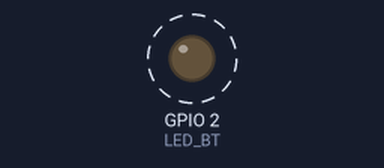
The sketch below on a simulated ESP32. Shown: output pins drawn as LEDs (lit = HIGH). Dashed ring = blinking. Nothing arrives over Bluetooth unless stated; what the sketch prints to the serial monitor is not drawn.

Above: at 0.2 s.
Timing chart, 0 to 3.0 s (numbered marks = the images above):
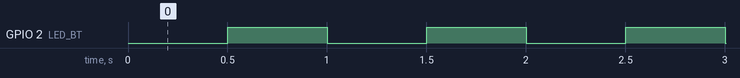

Measured:
- by itself, GPIO 2 (LED_BT): alternates HIGH for 0.50 s and LOW for 0.50 s

The sketch:

BLT_Client.ino
```cpp
/*****************************************************************************************
*     Serial Bluetooth communication between 2 ESP32 boards - OK1TK www.ok1tk.com        *
*                   The CLIENT (SLAVE) part code v1.21 - 01 May 2023                     *
******************************************************************************************/
#include "BluetoothSerial.h"                                                  // BT: Include the Serial bluetooth library
#define LED_BT 2                                                              // BT: Internal LED (or LED on the pin D2) for the connection indication (connected solid/disconnected blinking)
unsigned long previousMillis;                                                 // BT: Variable used for comparing millis counter (LED blinking)
bool ledBtState = false;                                                      // BT: Variable used to chage the indication LED state
bool MasterConnected;                                                         // BT: Variable used to store the current connection state (true=connected/false=disconnected)
String device_name = "ESP32-BT-Slave";                                        // BT: Variable used to store the CLIENT(slave) bluetooth device name
String MACadd = "C4:4F:33:6A:F0:3B";                                          // BT: Variable used to store the CLIENT(slave) bluetooth Mac address; Use your own MAC address

// BT: Bluetooth availabilty check
#if !defined(CONFIG_BT_ENABLED) || !defined(CONFIG_BLUEDROID_ENABLED)
#error Bluetooth is not enabled! Please run make menuconfig to and enable it
#endif
// BT: Serial Bluetooth availabilty check
#if !defined(CONFIG_BT_SPP_ENABLED)
#error Serial Bluetooth not available or not enabled. It is only available for the ESP32 chip.
#endif

BluetoothSerial SerialBT;                                                     // BT: Set the Object SerialBT

// BT: Bt_Status callback function
void Bt_Status (esp_spp_cb_event_t event, esp_spp_cb_param_t *param) {

  if (event == ESP_SPP_SRV_OPEN_EVT) {                                        // BT: Checks if the SPP Server connection is open, the event comes
    Serial.println ("Client Connected");                                      // BT: Write to the serial monitor
    digitalWrite (LED_BT, HIGH);                                              // BT: Turn ON the bluetooth indication LED (solid light)
    MasterConnected = true;                                                   // BT: Set the variable true = SERVER is connected to the CLIENT
  }
  else if (event == ESP_SPP_CLOSE_EVT ) {                                     // BT: Checks if the SPP connection is closed, the event comes
    Serial.println ("Client Disconnected");                                   // BT: Write to the serial monitor
    digitalWrite (LED_BT, LOW);                                               // BT: Turn OFF the bluetooth indication LED
    MasterConnected = false;                                                  // BT: Set the variable false = SERVER connection lost
  }
}

void setup() {
  pinMode(LED_BT,OUTPUT);                                                     // BT: Set up the onboard LED pin as output
  Serial.begin(115200);                                                       // Sets the data rate in bits per second (baud) for serial data transmission
  Serial2.begin(115200);
  // BT: Define the Bt_Status callback
  SerialBT.register_callback (Bt_Status);
  // BT: Starts the bluetooth device with the name stored in the device_name variable
  SerialBT.begin(device_name);
  Serial.printf("The device with name \"%s\" and MAC address \"%s\" is started.\nNow you can pair it with Bluetooth!\n", device_name.c_str(), MACadd.c_str());
}

void loop() {
  // BT: Blinking the bluetooth indication LED if the connection is not established
  if (!MasterConnected) {
    if (millis() - previousMillis >= 500) {                                     // BT: Checks if 500ms is passed
      if (ledBtState == false) {                                                // BT: Checks the leddState and toggles it
        ledBtState = true;
      }
      else {
        ledBtState = false;
      }
      digitalWrite(LED_BT, ledBtState);                                             // BT: Set LED ON/OFF based onthe ledBtState variable
      previousMillis = millis();                                                    // BT: Set previousMillis to current millis
    }

  }
  // BT: Data send/receive via bluetooth
  if (Serial2.available()) {                                                       // BT: Checks if there are data from the serial monitor available
    SerialBT.write(Serial2.read());                                                // BT: Sends the data via bluetooth
  }
  if (SerialBT.available()) {                                                     // BT: Checks if there are data from the bluetooth available
    Serial2.write(SerialBT.read());                                                // BT: Write the data to the serial monitor
  }
}
```
